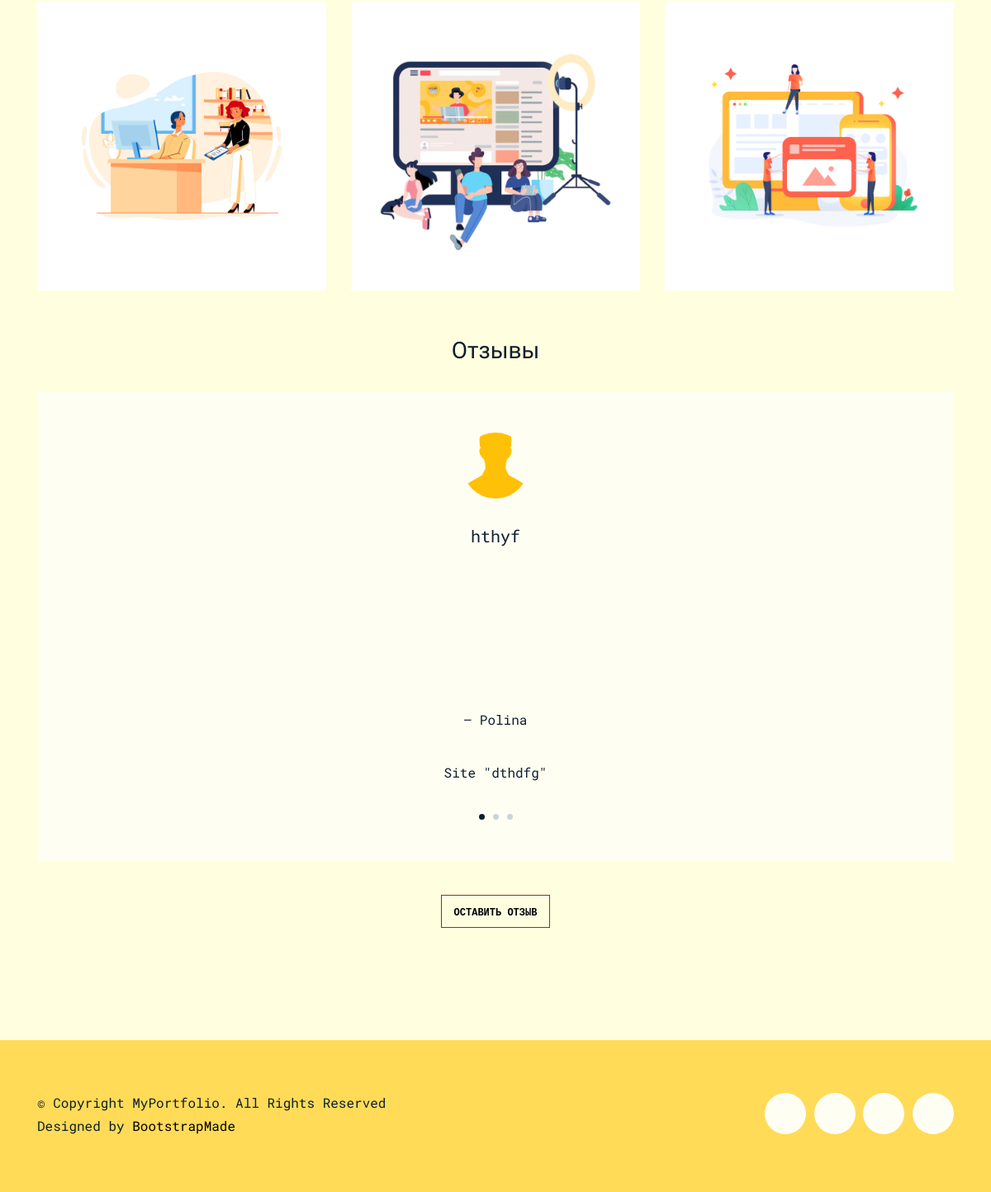
/review/ (lower part), run on an earlier commit of the app's database.
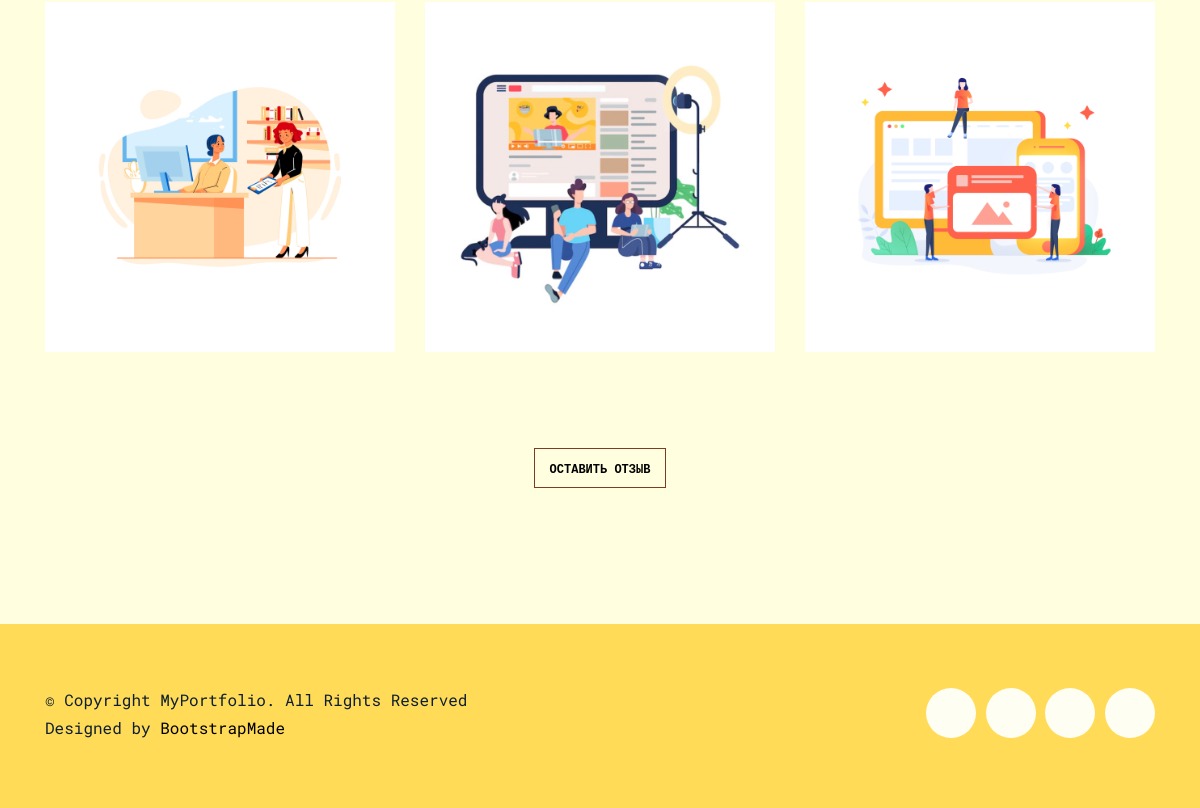
And on a later commit of the database.
### mainapp/models.py (models this page shows, shortened)
class Comment(models.Model):
    user_name = models.CharField(verbose_name='имя', max_length=128, blank=False)
    email = models.EmailField(max_length=254, unique=True)
    is_checked = models.BooleanField(verbose_name='подтверждение почты', db_index=True, default=False)
    web_site = models.CharField(verbose_name='название сайта', max_length=36, blank=False)
    comment = models.TextField(verbose_name='комментарий', max_length=254, blank=False)
    photo = models.ImageField(upload_to='comment_photo', blank=True, default='/unknowing/default.svg')
    activation_key = models.CharField(max_length=128, blank=True)
    activation_key_expires = models.DateTimeField(default=(now() + timedelta(hours=48)))

### mainapp/views.py (the view)
# urls.py: path('review/', MainListView.as_view(), name='index'),
class MainListView(TitleContextMixin, ListView):
    title = 'Отзывы'
    template_name = 'mainapp/review.html'
    model = Comment
    def get_context_data(self, **kwargs):
        context = super(TitleContextMixin, self).get_context_data(**kwargs)
        context.update(
            title=self.get_title()
        )
        context['comment_list'] = Comment.objects.filter(is_checked=True).order_by('?')[:9]
        return context

### mainapp/views.py (called while the page is built)
    def get_title(self):
        return getattr(self, 'title', '')

### mainapp/templates/mainapp/review.html (shortened to what this page needs)
{% extends 'mainapp/base.html'%}
{%load static%}
  {%block 'content' %}
  <main id="main">
    <div class="site-section site-portfolio">
      <div class="container">
        <div id="portfolio-grid" class="row no-gutter" data-aos="fade-up" data-aos-delay="200">
          <div class="item design col-sm-6 col-md-4 col-lg-4 mb-4">
            <a class="item-wrap fancybox">
              <img class="img-fluid" src="{% static 'img/IMG_5.JPEG' %}">
            </a>
          </div>
          <div class="item photography col-sm-6 col-md-4 col-lg-4 mb-4">
            <a class="item-wrap fancybox">
              <img class="img-fluid" src="{% static 'img/IMG_6.JPEG' %}">
            </a>
          </div>
          <div class="item branding col-sm-6 col-md-4 col-lg-4 mb-4">
            <a class="item-wrap fancybox">
              <img class="img-fluid" src="{% static 'img/img_12.JPEG' %}">
            </a>
          </div>
        </div>
      </div>
    </div>
    <div class="site-section pt-0">
      <div class="container">
        {% if comment_list %}
        <div class="row justify-content-center text-center mb-4">
          <div class="col-5">
            <h3 class="h3 heading">Отзывы</h3>
          </div>
        </div>
        <div class="owl-carousel testimonial-carousel">
          {% for comment in comment_list %}
              {% if comment.is_checked %}
                <div class="testimonial-wrap">
                  <div class="testimonial">
                      <img class="img-fluid photo-comm" src="/media/{{ comment.photo }}" alt="Image">
                      <blockquote>
                        <p class="comment-text">{{comment.comment}}</p>
                      </blockquote>
                      <p>&mdash; {{comment.user_name}}</p><br>
                      <p>Site "{{comment.web_site}}"</p>
                  </div>
                </div>
              {% endif %}
          {% endfor %}
        </div>
        {% endif %}
        <div class="row justify-content-center text-center mb-4 mt-40">
          <div class="col-5">
            <p><a href="{% url 'comment' %}" class="readmore">Оставить отзыв</a></p>
          </div>
        </div>
      </div>
    </div>
  </main>
  {% endblock %}

What changed in the data, as far as the page shows it:
removed Comment: photo (placeholder picture), comment "hthyf", user_name "Polina", web_site "dthdfg"
Also different on the page:
text no longer shown: "Отзывы"
